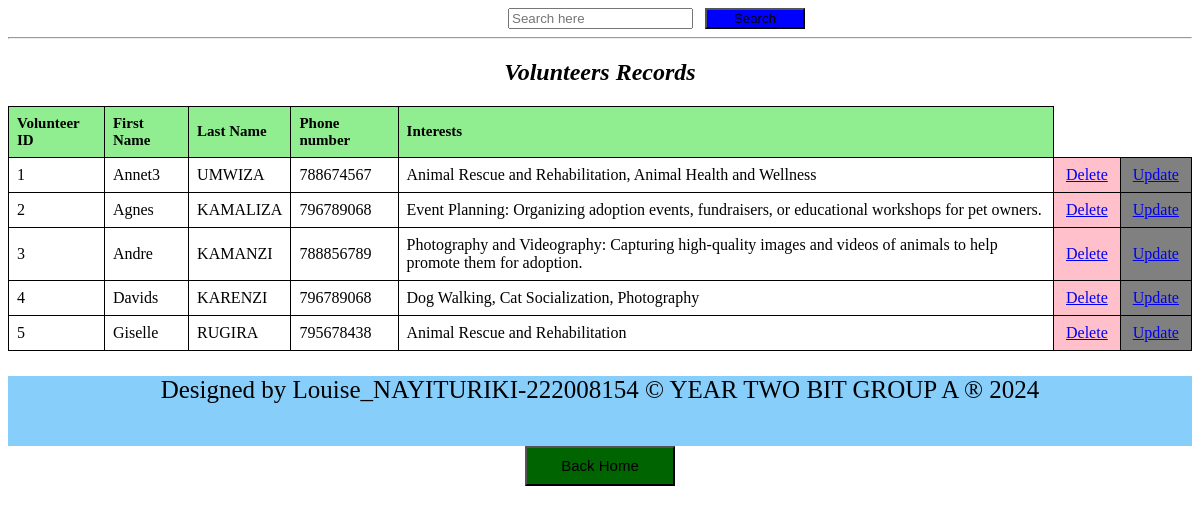
Page /volunteerstable.php on the committed database.
### tables this page shows
CREATE TABLE `volunteers` (
  `volunteer_id` int(11) NOT NULL,
  `first_name` varchar(255) NOT NULL,
  `last_name` varchar(255) NOT NULL,
  `phone_number` int(11) DEFAULT NULL,
  `interests` text DEFAULT NULL
);

### volunteerstable.php (the view, shortened to what this page needs)
<!DOCTYPE html>
<html>
<head>
</head>
<body>
<div style="margin-left: 500px;"><form action="volunteersearch.php" method="GET">
      <input type="search" name="query" placeholder="Search here">&nbsp;&nbsp;&nbsp;<button type="submit" style="background-color: blue;width: 100px;">Search</button>
    </form></div>
<hr>
    <center>
    <h2><i>Volunteers Records</i></h2>
    </center>
    <table>
        <tr>
            <th>Volunteer ID</th>
            <th>First Name</th>
            <th>Last Name</th>
            <th>Phone number</th>
            <th>Interests</th>
        </tr>
        <?php
            require_once'dbconnection.php';
            $sql = "SELECT * FROM Volunteers";
            $result = $connection->query($sql);
            if ($result->num_rows > 0) {
                while ($row = $result->fetch_assoc()) {
                    $vid = $row['volunteer_id'];
                    echo "<tr>
                        <td>" . $row['volunteer_id'] . "</td>
                        <td>" . $row['first_name'] . "</td>
                        <td>" . $row['last_name'] . "</td>
                        <td>" . $row['phone_number'] . "</td>
                        <td>" . $row['interests'] . "</td>
                        <td style='background-color:pink'><a style='padding:4px' href='deletevolunteer.php?id=$vid'>Delete</a></td>
                        <td style='background-color:grey'><a style='padding:4px' href='updatevolunteer.php?id=$vid'>Update</a></td>
                    </tr>";
                }
            } else {
                echo "<tr><td colspan='6'>No records found</td></tr>";
            }
        ?>
    </table>
<footer style="background-color:lightskyblue;text-align: center;width:100%;height:70px; color: black;font-size: 25px;">
    <p> Designed by Louise_NAYITURIKI-222008154 &copy YEAR TWO BIT GROUP A &reg 2024</p>
</footer>
<center>
    <button style="background-color: darkgreen; width: 150px;height: 40px;" >
        <a href="home.html" style=" font-size: 15px;color: black;text-decoration: none" >Back Home</a>
    </button>
</center>
</body>
</html>

### volunteerstable.php (style rules this page uses)
table { width: 100%; border-collapse: collapse; }
th, td { border: 1px solid black; padding: 8px; text-align: left; }
th { background-color: lightgreen; color: black; font-size: 15px; }

### rows in the picture
volunteers: volunteer_id "1", first_name "Annet3", last_name "UMWIZA", phone_number "788674567", interests "Animal Rescue and Rehabilitation, Animal Health and Wellness"
volunteers: volunteer_id "2", first_name "Agnes", last_name "KAMALIZA", phone_number "796789068", interests "Event Planning: Organizing adoption events, fundraisers, or educational workshops for pet owners."
volunteers: volunteer_id "3", first_name "Andre", last_name "KAMANZI", phone_number "788856789", interests "Photography and Videography: Capturing high-quality images and videos of animals to help promote them for adoption."
volunteers: volunteer_id "4", first_name "Davids", last_name "KARENZI", phone_number "796789068", interests "Dog Walking, Cat Socialization, Photography"
volunteers: volunteer_id "5", first_name "Giselle", last_name "RUGIRA", phone_number "795678438", interests "Animal Rescue and Rehabilitation"
